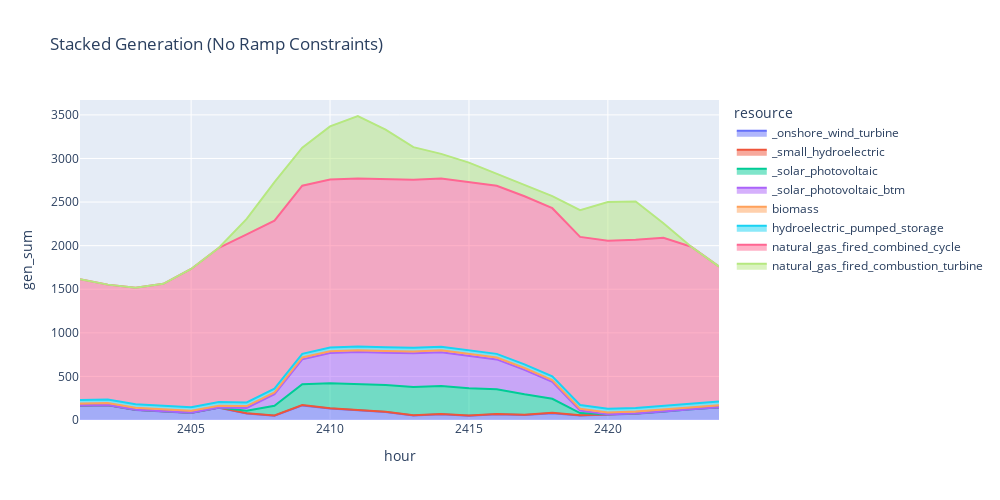

Source (notebook cell):
### Code cell
# Process and plot results with BTM solar
def process_and_plot(solution, gen_df, gen_variable_multi, T_period, title=''):
    """Helper to add BTM solar and create stacked area plot."""
    sol_gen = solution['solution'].merge(gen_df[['r_id', 'resource']], on='r_id')
    sol_gen = sol_gen.groupby(['resource', 'hour'], as_index=False)['gen'].sum()
    sol_gen.rename(columns={'gen': 'gen_sum'}, inplace=True)

    sol_gen_btm = sol_gen.copy()
    sol_gen_btm.loc[sol_gen_btm['resource'] == 'solar_photovoltaic', 'resource'] = '_solar_photovoltaic'
    sol_gen_btm.loc[sol_gen_btm['resource'] == 'onshore_wind_turbine', 'resource'] = '_onshore_wind_turbine'
    sol_gen_btm.loc[sol_gen_btm['resource'] == 'small_hydroelectric', 'resource'] = '_small_hydroelectric'

    btm_cf = gen_variable_multi[gen_variable_multi['gen_full'] == 'wec_sdge_solar_photovoltaic_1.0'][['hour', 'cf']].copy()
    btm = pd.DataFrame({
        'resource': '_solar_photovoltaic_btm',
        'hour': btm_cf['hour'].values,
        'gen_sum': btm_cf['cf'].values * 600
    })
    sol_gen_btm = pd.concat([sol_gen_btm, btm], ignore_index=True)
    sol_gen_btm = sol_gen_btm.sort_values(['hour', 'resource']).reset_index(drop=True)

    fig = px.area(sol_gen_btm, x='hour', y='gen_sum', color='resource',
                  title=title or 'Stacked Generation by Resource',
                  width=1000, height=500)
    fig.show()
    return sol_gen_btm

sol_gen_btm_base = process_and_plot(solution_multi, gen_df, gen_variable_multi, T_period,
                                     'Stacked Generation (No Ramp Constraints)')

### Figure 1 — Plotly figure (JSON) as saved in the notebook; plotly's stock layout.template omitted (floating-point values rounded to 4 significant figures)
{"data": [{"fillpattern": {"shape": ""}, "hovertemplate": "resource=_onshore_wind_turbine<br>hour=%{x}<br>gen_sum=%{y}<extra></extra>", "legendgroup": "_onshore_wind_turbine", "line": {"color": "#636efa"}, "marker": {"symbol": "circle"}, "mode": "lines", "name": "_onshore_wind_turbine", "orientation": "v", "showlegend": true, "stackgroup": "1", "type": "scatter", "x": [2401, 2402, 2403, 2404, 2405, 2406, 2407, 2408, 2409, 2410, 2411, 2412, 2413, 2414, 2415, 2416, 2417, 2418, 2419, 2420, 2421, 2422, 2423, 2424], "xaxis": "x", "y": [163.3, 169.8, 115.1, 100.6, 80.58, 139.2, 74.18, 49.37, 167.4, 131.6, 111.2, 92.11, 52.09, 64.69, 49.22, 65.41, 57.19, 78.62, 52.62, 61.43, 71.92, 96.05, 126.5, 144.4], "yaxis": "y"}, {"fillpattern": {"shape": ""}, "hovertemplate": "resource=_small_hydroelectric<br>hour=%{x}<br>gen_sum=%{y}<extra></extra>", "legendgroup": "_small_hydroelectric", "line": {"color": "#EF553B"}, "marker": {"symbol": "circle"}, "mode": "lines", "name": "_small_hydroelectric", "orientation": "v", "showlegend": true, "stackgroup": "1", "type": "scatter", "x": [2401, 2402, 2403, 2404, 2405, 2406, 2407, 2408, 2409, 2410, 2411, 2412, 2413, 2414, 2415, 2416, 2417, 2418, 2419, 2420, 2421, 2422, 2423, 2424], "xaxis": "x", "y": [3.185, 3.185, 3.185, 3.185, 3.185, 3.185, 3.185, 3.185, 3.185, 3.185, 3.185, 3.185, 3.185, 3.185, 3.185, 3.185, 3.185, 3.185, 3.185, 3.185, 3.185, 3.185, 3.185, 3.185], "yaxis": "y"}, {"fillpattern": {"shape": ""}, "hovertemplate": "resource=_solar_photovoltaic<br>hour=%{x}<br>gen_sum=%{y}<extra></extra>", "legendgroup": "_solar_photovoltaic", "line": {"color": "#00cc96"}, "marker": {"symbol": "circle"}, "mode": "lines", "name": "_solar_photovoltaic", "orientation": "v", "showlegend": true, "stackgroup": "1", "type": "scatter", "x": [2401, 2402, 2403, 2404, 2405, 2406, 2407, 2408, 2409, 2410, 2411, 2412, 2413, 2414, 2415, 2416, 2417, 2418, 2419, 2420, 2421, 2422, 2423, 2424], "xaxis": "x", "y": [0, 0, 0, 0, 0, 0, 27.65, 110.5, 238.8, 287.9, 301.9, 306.9, 322.3, 322.8, 312.1, 284.8, 233.9, 161.8, 23.85, 0, 0, 0, 0, 0], "yaxis": "y"}, {"fillpattern": {"shape": ""}, "hovertemplate": "resource=_solar_photovoltaic_btm<br>hour=%{x}<br>gen_sum=%{y}<extra></extra>", "legendgroup": "_solar_photovoltaic_btm", "line": {"color": "#ab63fa"}, "marker": {"symbol": "circle"}, "mode": "lines", "name": "_solar_photovoltaic_btm", "orientation": "v", "showlegend": true, "stackgroup": "1", "type": "scatter", "x": [2401, 2402, 2403, 2404, 2405, 2406, 2407, 2408, 2409, 2410, 2411, 2412, 2413, 2414, 2415, 2416, 2417, 2418, 2419, 2420, 2421, 2422, 2423, 2424], "xaxis": "x", "y": [0, 0, 0, 0, 0, 0, 33.18, 132.7, 286.6, 345.4, 362.3, 368.3, 386.8, 387.3, 374.5, 341.7, 280.7, 194.2, 28.62, 0, 0, 0, 0, 0], "yaxis": "y"}, {"fillpattern": {"shape": ""}, "hovertemplate": "resource=biomass<br>hour=%{x}<br>gen_sum=%{y}<extra></extra>", "legendgroup": "biomass", "line": {"color": "#FFA15A"}, "marker": {"symbol": "circle"}, "mode": "lines", "name": "biomass", "orientation": "v", "showlegend": true, "stackgroup": "1", "type": "scatter", "x": [2401, 2402, 2403, 2404, 2405, 2406, 2407, 2408, 2409, 2410, 2411, 2412, 2413, 2414, 2415, 2416, 2417, 2418, 2419, 2420, 2421, 2422, 2423, 2424], "xaxis": "x", "y": [21.4, 21.4, 21.4, 21.4, 21.4, 21.4, 21.4, 21.4, 21.4, 21.4, 21.4, 21.4, 21.4, 21.4, 21.4, 21.4, 21.4, 21.4, 21.4, 21.4, 21.4, 21.4, 21.4, 21.4], "yaxis": "y"}, {"fillpattern": {"shape": ""}, "hovertemplate": "resource=hydroelectric_pumped_storage<br>hour=%{x}<br>gen_sum=%{y}<extra></extra>", "legendgroup": "hydroelectric_pumped_storage", "line": {"color": "#19d3f3"}, "marker": {"symbol": "circle"}, "mode": "lines", "name": "hydroelectric_pumped_storage", "orientation": "v", "showlegend": true, "stackgroup": "1", "type": "scatter", "x": [2401, 2402, 2403, 2404, 2405, 2406, 2407, 2408, 2409, 2410, 2411, 2412, 2413, 2414, 2415, 2416, 2417, 2418, 2419, 2420, 2421, 2422, 2423, 2424], "xaxis": "x", "y": [42, 42, 42, 42, 42, 42, 42, 42, 42, 42, 42, 42, 42, 42, 42, 42, 42, 42, 42, 42, 42, 42, 42, 42], "yaxis": "y"}, {"fillpattern": {"shape": ""}, "hovertemplate": "resource=natural_gas_fired_combined_cycle<br>hour=%{x}<br>gen_sum=%{y}<extra></extra>", "legendgroup": "natural_gas_fired_combined_cycle", "line": {"color": "#FF6692"}, "marker": {"symbol": "circle"}, "mode": "lines", "name": "natural_gas_fired_combined_cycle", "orientation": "v", "showlegend": true, "stackgroup": "1", "type": "scatter", "x": [2401, 2402, 2403, 2404, 2405, 2406, 2407, 2408, 2409, 2410, 2411, 2412, 2413, 2414, 2415, 2416, 2417, 2418, 2419, 2420, 2421, 2422, 2423, 2424], "xaxis": "x", "y": [1385.0, 1317.0, 1336.0, 1395.0, 1586.0, 1770.0, 1928.0, 1928.0, 1928.0, 1928.0, 1928.0, 1928.0, 1928.0, 1928.0, 1928.0, 1928.0, 1928.0, 1928.0, 1928.0, 1928.0, 1928.0, 1928.0, 1795.0, 1549.0], "yaxis": "y"}, {"fillpattern": {"shape": ""}, "hovertemplate": "resource=natural_gas_fired_combustion_turbine<br>hour=%{x}<br>gen_sum=%{y}<extra></extra>", "legendgroup": "natural_gas_fired_combustion_turbine", "line": {"color": "#B6E880"}, "marker": {"symbol": "circle"}, "mode": "lines", "name": "natural_gas_fired_combustion_turbine", "orientation": "v", "showlegend": true, "stackgroup": "1", "type": "scatter", "x": [2401, 2402, 2403, 2404, 2405, 2406, 2407, 2408, 2409, 2410, 2411, 2412, 2413, 2414, 2415, 2416, 2417, 2418, 2419, 2420, 2421, 2422, 2423, 2424], "xaxis": "x", "y": [0, 0, 0, 0, 0, 0, 177.1, 442.0, 436.8, 608.5, 716.8, 568.9, 373.5, 283.5, 221.6, 136.8, 135.8, 138.5, 306.4, 444.5, 439.0, 166.9, 0, 0], "yaxis": "y"}], "layout": {"height": 500, "legend": {"title": {"text": "resource"}, "tracegroupgap": 0}, "title": {"text": "Stacked Generation (No Ramp Constraints)"}, "width": 1000, "xaxis": {"anchor": "y", "domain": [0, 1], "title": {"text": "hour"}}, "yaxis": {"anchor": "x", "domain": [0, 1], "title": {"text": "gen_sum"}}}}
